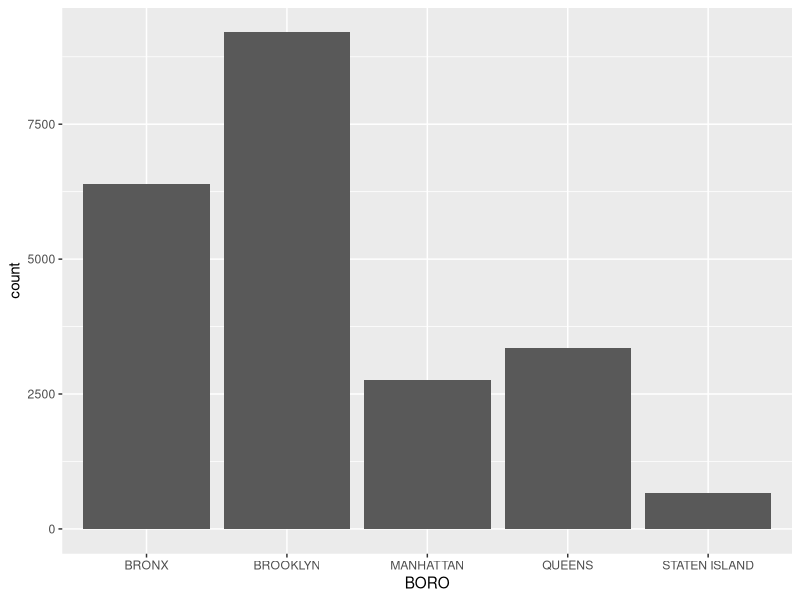
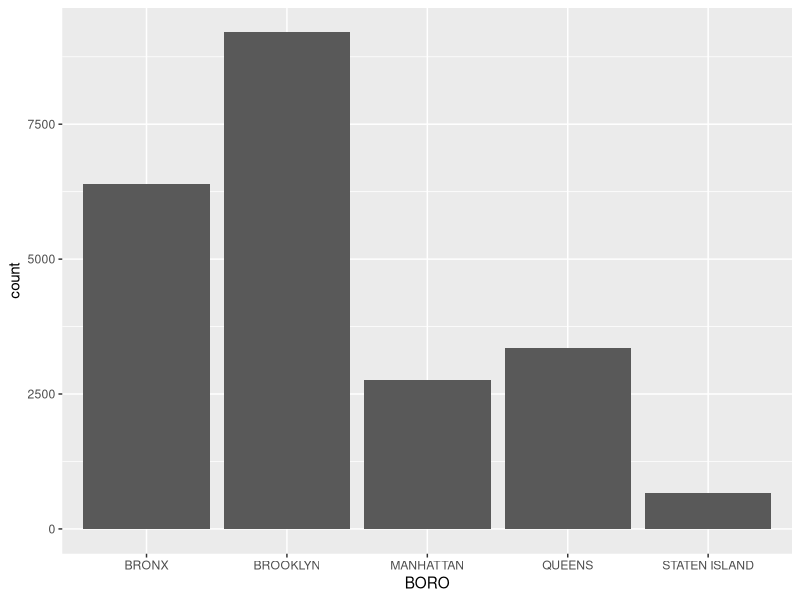

Write R code to recreate these figures, in order.
3+3
codetools::checkUsage()

library(ggplot2)

NYPD<-read.csv('NYPD_Shooting_Incident_Data__Historic.csv')

summary(NYPD)

(BAR_Boro<-ggplot(data=NYPD,aes(x=BORO))+
    geom_bar(stat='count'))
BAR_Boro
